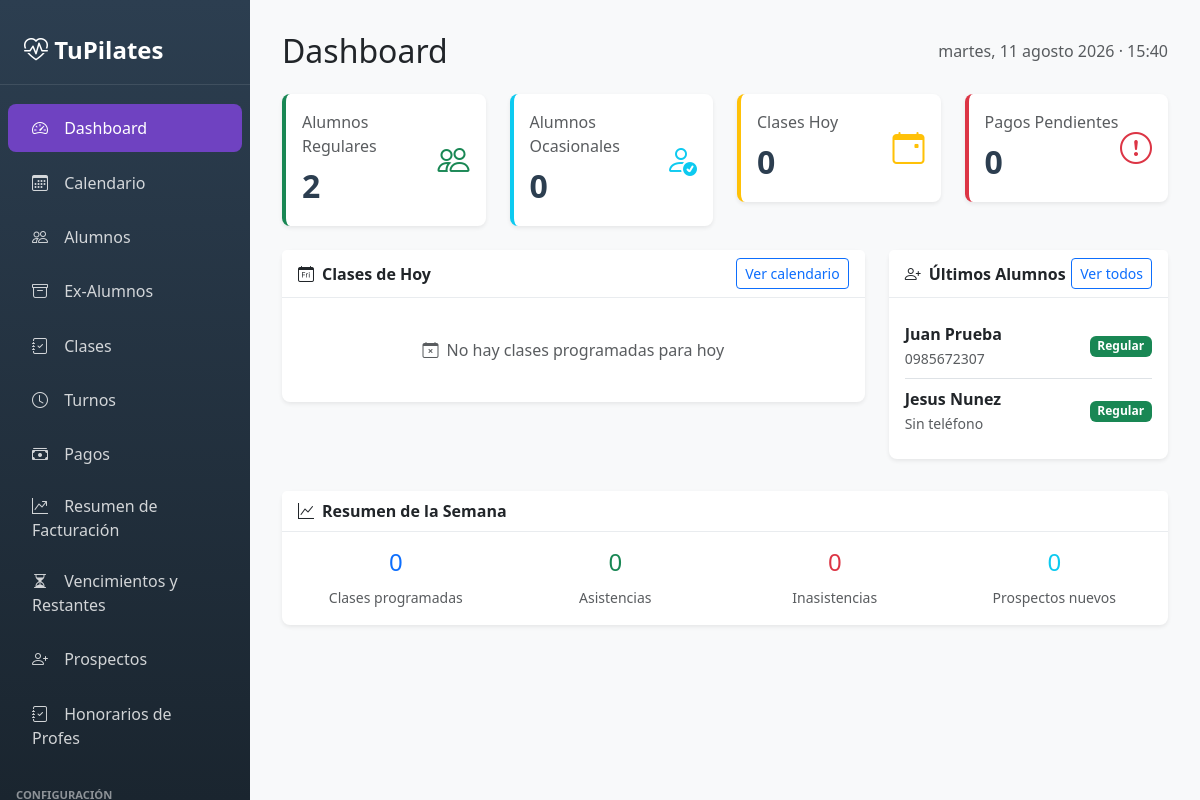
/panel/, run on the app's committed database.
### Pilapp/models.py (models this page shows, shortened)
class Alumno(models.Model):
    id_alumno = models.AutoField(primary_key=True)
    id_persona = models.ForeignKey(Persona, on_delete=models.CASCADE)
    canal_captacion = models.CharField(max_length=100, blank=True, null=True)
    ultima_clase = models.DateField(blank=True, null=True)
    estado = models.CharField(max_length=50, choices=[
        ('ocasional', 'Ocasional'),  # Attends without package
        ('regular', 'Regular'),       # Has an active package
        ('inactivo', 'Inactivo')      # No active packages
    ], default='ocasional')

class Persona(models.Model):
    id_persona = models.AutoField(primary_key=True)
    nombre = models.CharField(max_length=100)
    apellido = models.CharField(max_length=100)
    telefono = models.CharField(max_length=20, blank=True, null=True)
    ruc = models.CharField(max_length=20, blank=True, null=True)
    razon_social = models.CharField(max_length=150, blank=True, null=True)
    observaciones = models.TextField(blank=True, null=True)

### Pilapp/views_panel.py (the view)
# urls.py: path('', lambda request: redirect('panel_dashboard')),  # Redirige / a /panel/
def panel_dashboard(request):
    hoy = timezone.localdate()
    ahora = timezone.localtime()
    inicio_semana = hoy - timedelta(days=hoy.weekday())
    fin_semana = inicio_semana + timedelta(days=6)
    stats = {
        'alumnos_regulares': Alumno.objects.filter(estado='regular').count(),
        'alumnos_ocasionales': Alumno.objects.filter(estado='ocasional').count(),
        'clases_hoy': Clase.objects.filter(fecha=hoy).count(),
        'pagos_pendientes': AlumnoPaquete.objects.filter(estado_pago='pendiente').count(),
        'clases_semana': Clase.objects.filter(fecha__gte=inicio_semana, fecha__lte=fin_semana).count(),
        'asistencias_semana': AlumnoClase.objects.filter(
            id_clase__fecha__gte=inicio_semana,
            id_clase__fecha__lte=fin_semana,
            estado='asistió'
        ).count(),
        'inasistencias_semana': AlumnoClase.objects.filter(
            id_clase__fecha__gte=inicio_semana,
            id_clase__fecha__lte=fin_semana,
            estado='faltó'
        ).count(),
        'prospectos_nuevos': ClienteProspecto.objects.filter(
            fecha_contacto__gte=inicio_semana
        ).count(),
    }
    clases_hoy = Clase.objects.filter(fecha=hoy).select_related('id_turno').order_by('id_turno__horario')
    ultimos_alumnos = Alumno.objects.select_related('id_persona').order_by('-id_alumno')[:5]
    return render(request, 'admin_panel/dashboard.html', {
        'stats': stats,
        'clases_hoy': clases_hoy,
        'ultimos_alumnos': ultimos_alumnos,
        'fecha_hoy': hoy,
        'hora_actual': ahora,
    })

### Pilapp/templates/admin_panel/dashboard.html (shortened to what this page needs)
{% extends 'admin_panel/base.html' %}
{% block content %}
<div class="d-flex justify-content-between align-items-center mb-4">
    <h2 class="mb-0">Dashboard</h2>
    <span class="text-muted">
        {{ fecha_hoy|date:"l, d F Y" }} · {{ hora_actual|time:"H:i" }}
    </span>
</div>
<div class="row g-4 mb-4">
    <div class="col-md-3">
        <div class="card stat-card success">
            <div class="card-body">
                <div class="d-flex justify-content-between">
                    <div>
                        <p class="text-muted mb-1">Alumnos Regulares</p>
                        <p class="stat-number mb-0">{{ stats.alumnos_regulares }}</p>
                    </div>
                    <div class="align-self-center">
                        <i class="bi bi-people text-success" style="font-size: 2rem;"></i>
                    </div>
                </div>
            </div>
        </div>
    </div>
    <div class="col-md-3">
        <div class="card stat-card info">
            <div class="card-body">
                <div class="d-flex justify-content-between">
                    <div>
                        <p class="text-muted mb-1">Alumnos Ocasionales</p>
                        <p class="stat-number mb-0">{{ stats.alumnos_ocasionales }}</p>
                    </div>
                    <div class="align-self-center">
                        <i class="bi bi-person-check text-info" style="font-size: 2rem;"></i>
                    </div>
                </div>
            </div>
        </div>
    </div>
    <div class="col-md-3">
        <div class="card stat-card warning">
            <div class="card-body">
                <div class="d-flex justify-content-between">
                    <div>
                        <p class="text-muted mb-1">Clases Hoy</p>
                        <p class="stat-number mb-0">{{ stats.clases_hoy }}</p>
                    </div>
                    <div class="align-self-center">
                        <i class="bi bi-calendar-event text-warning" style="font-size: 2rem;"></i>
                    </div>
                </div>
            </div>
        </div>
    </div>
    <div class="col-md-3">
        <div class="card stat-card danger">
            <div class="card-body">
                <div class="d-flex justify-content-between">
                    <div>
                        <p class="text-muted mb-1">Pagos Pendientes</p>
                        <p class="stat-number mb-0">{{ stats.pagos_pendientes }}</p>
                    </div>
                    <div class="align-self-center">
                        <i class="bi bi-exclamation-circle text-danger" style="font-size: 2rem;"></i>
                    </div>
                </div>
            </div>
        </div>
    </div>
</div>
<div class="row g-4">
    <div class="col-md-8">
        <div class="card">
            <div class="card-header d-flex justify-content-between align-items-center">
                <span><i class="bi bi-calendar-day me-2"></i>Clases de Hoy</span>
                <a href="{% url 'panel_calendario' %}" class="btn btn-sm btn-outline-primary">Ver calendario</a>
            </div>
            <div class="card-body">
                {% if clases_hoy %}
                <div class="table-responsive">
                    <table class="table table-hover mb-0">
                        <thead>
                            <tr>
                                <th>Horario</th>
                                <th>Turno</th>
                                <th>Inscriptos</th>
                                <th>Estado</th>
                            </tr>
                        </thead>
                        <tbody>
                            {% for clase in clases_hoy %}
                            <tr>
                                <td><strong>{{ clase.id_turno.horario|time:"H:i" }}</strong></td>
                                <td>{{ clase.id_turno.dia }}</td>
                                <td>
                                    <span class="badge {% if clase.total_inscriptos >= 4 %}bg-danger{% elif clase.total_inscriptos >= 2 %}bg-warning{% else %}bg-success{% endif %}">
                                        {{ clase.total_inscriptos }}/4
                                    </span>
                                </td>
                                <td>
                                    {% if clase.total_inscriptos >= 4 %}
                                    <span class="badge bg-danger badge-estado">Lleno</span>
                                    {% elif clase.total_inscriptos == 0 %}
                                    <span class="badge bg-secondary badge-estado">Vacío</span>
                                    {% else %}
                                    <span class="badge bg-success badge-estado">Disponible</span>
                                    {% endif %}
                                </td>
                            </tr>
                            {% endfor %}
                        </tbody>
                    </table>
                </div>
                {% else %}
                <p class="text-muted text-center mb-0 py-4">
                    <i class="bi bi-calendar-x me-2"></i>No hay clases programadas para hoy
                </p>
                {% endif %}
            </div>
        </div>
    </div>
    <div class="col-md-4">
        <div class="card">
            <div class="card-header d-flex justify-content-between align-items-center">
                <span><i class="bi bi-person-plus me-2"></i>Últimos Alumnos</span>
                <a href="{% url 'panel_alumnos' %}" class="btn btn-sm btn-outline-primary">Ver todos</a>
            </div>
            <div class="card-body">
                {% if ultimos_alumnos %}
                <ul class="list-group list-group-flush">
                    {% for alumno in ultimos_alumnos %}
                    <li class="list-group-item d-flex justify-content-between align-items-center px-0">
                        <div>
                            <strong>{{ alumno.id_persona.nombre }} {{ alumno.id_persona.apellido }}</strong>
                            <br>
                            <small class="text-muted">{{ alumno.id_persona.telefono|default:"Sin teléfono" }}</small>
                        </div>
                        <span class="badge {% if alumno.estado == 'regular' %}bg-success{% elif alumno.estado == 'ocasional' %}bg-info{% else %}bg-secondary{% endif %}">
                            {{ alumno.estado|title }}
                        </span>
                    </li>
                    {% endfor %}
                </ul>
                {% else %}
                <p class="text-muted text-center mb-0 py-4">No hay alumnos registrados</p>
                {% endif %}
            </div>
        </div>
    </div>
</div>
<div class="row g-4 mt-2">
    <div class="col-12">
        <div class="card">
            <div class="card-header">
                <i class="bi bi-graph-up me-2"></i>Resumen de la Semana
            </div>
            <div class="card-body">
                <div class="row text-center">
                    <div class="col">
                        <h4 class="text-primary">{{ stats.clases_semana }}</h4>
                        <small class="text-muted">Clases programadas</small>
                    </div>
                    <div class="col">
                        <h4 class="text-success">{{ stats.asistencias_semana }}</h4>
                        <small class="text-muted">Asistencias</small>
                    </div>
                    <div class="col">
                        <h4 class="text-danger">{{ stats.inasistencias_semana }}</h4>
                        <small class="text-muted">Inasistencias</small>
                    </div>
                    <div class="col">
                        <h4 class="text-info">{{ stats.prospectos_nuevos }}</h4>
                        <small class="text-muted">Prospectos nuevos</small>
                    </div>
                </div>
            </div>
        </div>
    </div>
</div>
{% endblock %}

### Pilapp/templates/admin_panel/base.html (style rules this page uses)
:root { --sidebar-width: 250px; --primary-color: #6f42c1; --secondary-color: #e9ecef; }
body { min-height: 100vh; background-color: #f8f9fa; }
.card { border: none; box-shadow: 0 0.125rem 0.25rem rgba(0,0,0,0.075); border-radius: 0.5rem; }
.card-header { background-color: #fff; border-bottom: 1px solid #e9ecef; font-weight: 600; }
.stat-card { border-left: 4px solid var(--primary-color); }
.stat-card.success { border-left-color: #198754; }
.stat-card.warning { border-left-color: #ffc107; }
.stat-card.info { border-left-color: #0dcaf0; }
.stat-card.danger { border-left-color: #dc3545; }
.stat-number { font-size: 2rem; font-weight: 700; color: #2c3e50; }

### data on the page
Alumno: id_persona.nombre "Juan", id_persona.apellido "Prueba", id_persona.telefono "0985672307", estado "Regular"
Alumno: id_persona.nombre "Jesus", id_persona.apellido "Nunez", id_persona.telefono "Sin teléfono", estado "Regular"

### other printed values
{{ fecha_hoy|date:"l, d F Y" }} "martes, 11 agosto 2026"
{{ hora_actual|time:"H:i" }} "15:40"
{{ stats.alumnos_regulares }} "2"
{{ stats.alumnos_ocasionales }} "0"
{{ stats.clases_hoy }} "0"
{{ stats.pagos_pendientes }} "0"
{{ stats.clases_semana }} "0"
{{ stats.asistencias_semana }} "0"
{{ stats.inasistencias_semana }} "0"
{{ stats.prospectos_nuevos }} "0"
